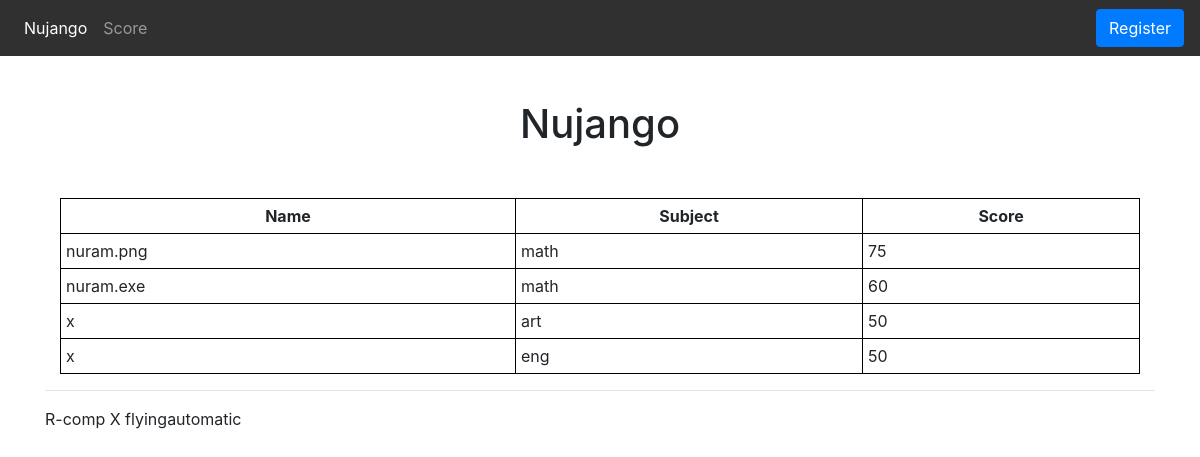
Page /score/ on the committed database.
### school/models.py (models this page shows, shortened)
class Score(models.Model):
    allsubject=(('math','คณิตศาสตร์'),
                ('science','วิทยาศาสตร์'),
                ('art','ศิลปะ'),
                ('eng','ภาษาอังกฤษ'))
    subject = models.CharField(max_length=50,choices=allsubject,default='NULL')
    std_name = models.CharField(max_length=100)
    score= models.IntegerField(default=0)

### school/views.py (the view)
# urls.py: path(r'score/',showscore,name='showscore'),
def showscore(request):
    score = Score.objects.all()
    context= {'score':score}
    return render(request,'showscore.html',context)

### school/templates/showscore.html
{% extends 'base.html' %}
{% block content %}
    <div class='container'>
        <center>
            <table style='width: 100%;'>
                <tr><th><center>Name</center></th><th><center>Subject</center></th><th><center>Score</center></th><tr>
                    {% for sc in score %}
                        <tr><td>{{sc.std_name}}</td><td>{{sc.subject}}</td><td>{{sc.score}}</td></tr>
                    {% endfor %}
            </table>
        </center>
    </div>
{% endblock %}

### school/templates/base.html (style rules this page uses)
table, th, td { border: 1px solid black; border-collapse: collapse; }
th, td { padding: 5px; text-align: left; }

### rows in the picture
Score: std_name "nuram.png", subject "math", score "75"
Score: std_name "nuram.exe", subject "math", score "60"
Score: std_name "x", subject "art", score "50"
Score: std_name "x", subject "eng", score "50"
